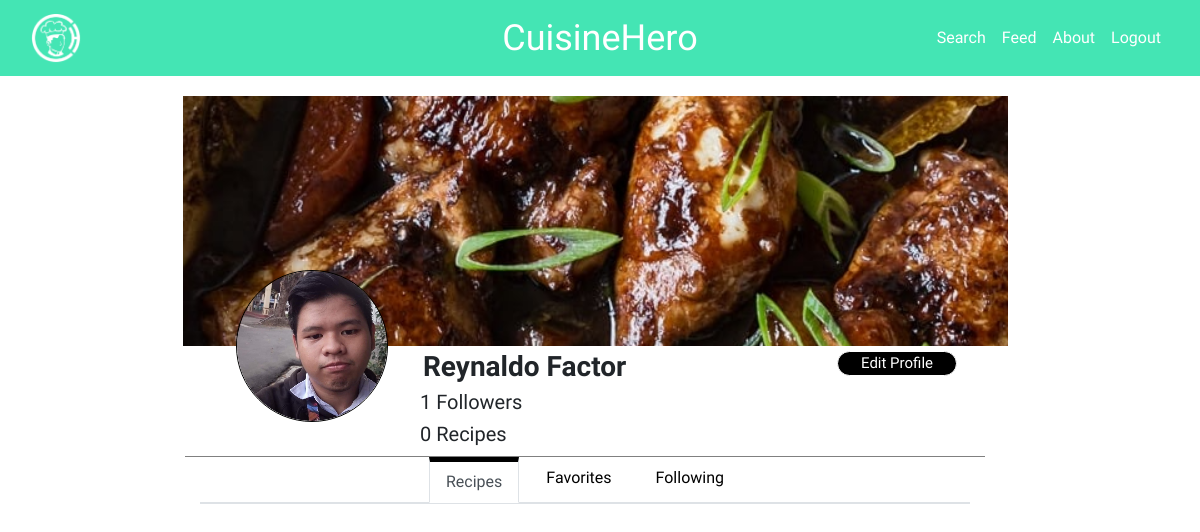
/Profile/profile.php (signed in), run on the app's committed database.
### tables this page shows
CREATE TABLE IF NOT EXISTS `acc` (
  `id` int(6) NOT NULL AUTO_INCREMENT,
  `firstname` varchar(30) NOT NULL,
  `lastname` varchar(30) NOT NULL,
  `email` varchar(30) NOT NULL,
  `pass` varchar(30) NOT NULL,
  `banner` varchar(100) DEFAULT NULL,
  `dispic` varchar(100) NOT NULL,
  `bio` text NOT NULL,
  `followno` int(10) NOT NULL,
  `recpno` int(10) NOT NULL,
  PRIMARY KEY (`id`)
);

### Profile/prof1.php
<?php
include '../DB/cred.php';
$email = isset($_SESSION['email'])? $_SESSION['email'] : null;
$con = mysqli_connect($server,$username,$password,$dbname);
$query = "SELECT * FROM acc WHERE email = '$email'";
if ($result = $con->query($query)){
    $row = mysqli_fetch_array($result);
    echo '<div class="container-fluid"><div class="row"><div class="col-12 picban">';
    echo "<img id='picbanner'src='images/".$row['banner']."'>";
    echo '</div>
        <div class="col-12 dispic">';
    echo "<img src='images/".$row['dispic']."'>";
    echo '</div><h3 class="col-12 profile-name">';
    echo ''.$row["firstname"].' '.$row["lastname"].'';
    echo '</h3><div class="row accnos">
        <h5 class="col-6 col-md-12 bud">
        '.$row['followno'].' Followers</h5>
        <h5 class="col-6 col-md-12 recp">
        '.$row['recpno'].' Recipes</h5>
        <div class="biocon col-12"><div id="bio">'.$row["bio"].'</div></div>
        </div>';
}
?>

### Profile/style.css (style rules this page uses)
* { padding: 0; margin: 0; scroll-behavior: smooth; }
#picbanner { display: block; margin: auto; min-width: 100%; min-height: 100%; width: auto; height: auto; }
.picban { position:absolute; width: 70%; left: 14vw; height: 250px; overflow: hidden; z-index: -1; }
.dispic { width: 52vw; position:absolute; top: 270px; z-index: 0; }
.dispic img { display: block; margin-left: auto; margin-right: auto; border-radius: 500px; border: 1px solid black; z-index: 1; }
.profile-name { display: block; margin: auto; position: absolute; top: 350px; left: 34vw; width: 40vw; }
.recp { text-align: left; }
.accnos { position: absolute; left: 35vw; top: 390px; text-align: left; width: 35vw; }
.biocon { position: absolute; left: 12vw; width: 50vw; height: 55px; overflow: hidden; }
.accnos { font-family: 'Raleway'; }
.profile-name { font-family: 'Raleway'; font-weight: bold; }

### data on the page
acc: banner (picture), dispic (picture), firstname "Reynaldo", lastname "Factor", followno "1", recpno "0"
